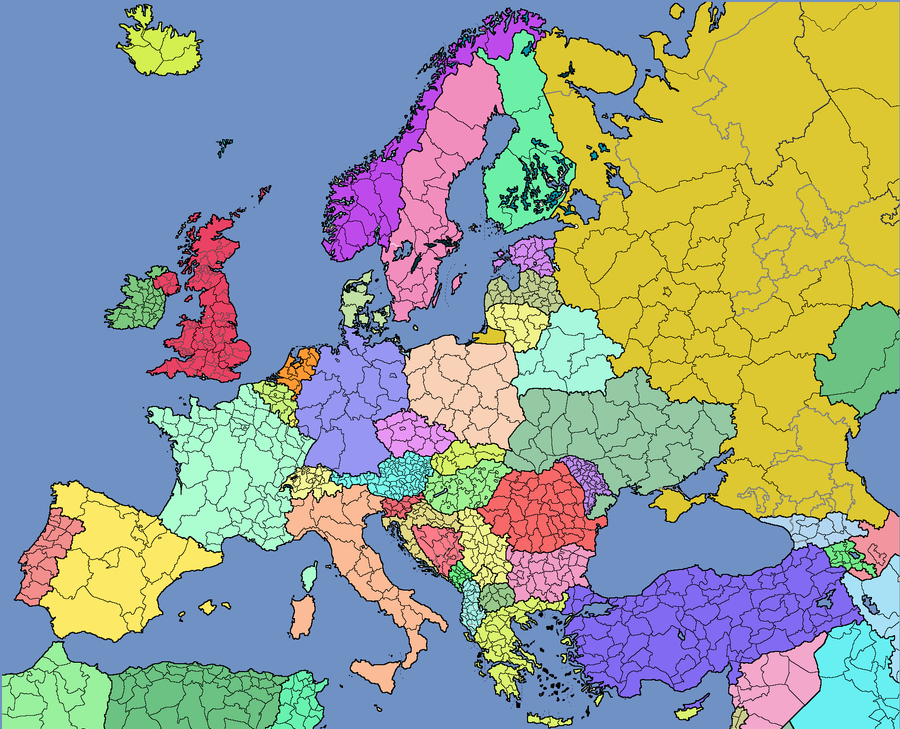
#> input picture europe_source.png, 900 x 729 px
$ python map_processor.py
#> lines starting #> are read from the running program, lines starting #| are printed output that depends on the picture
from PIL import Image

im = Image.open("europe_source.png").convert("RGB").resize((480, 360))
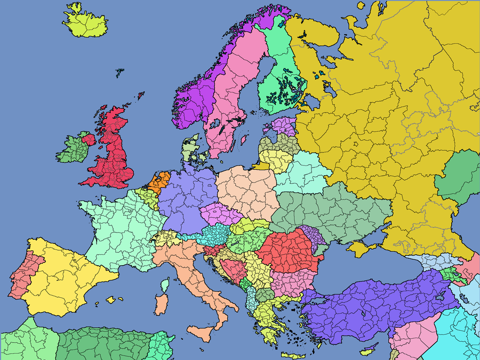
#> im: PIL image 480x360 RGB; mean R, G, B 149.4, 159.3, 147.7
#> (the run stopped early here; a loop or call above may not have finished)
